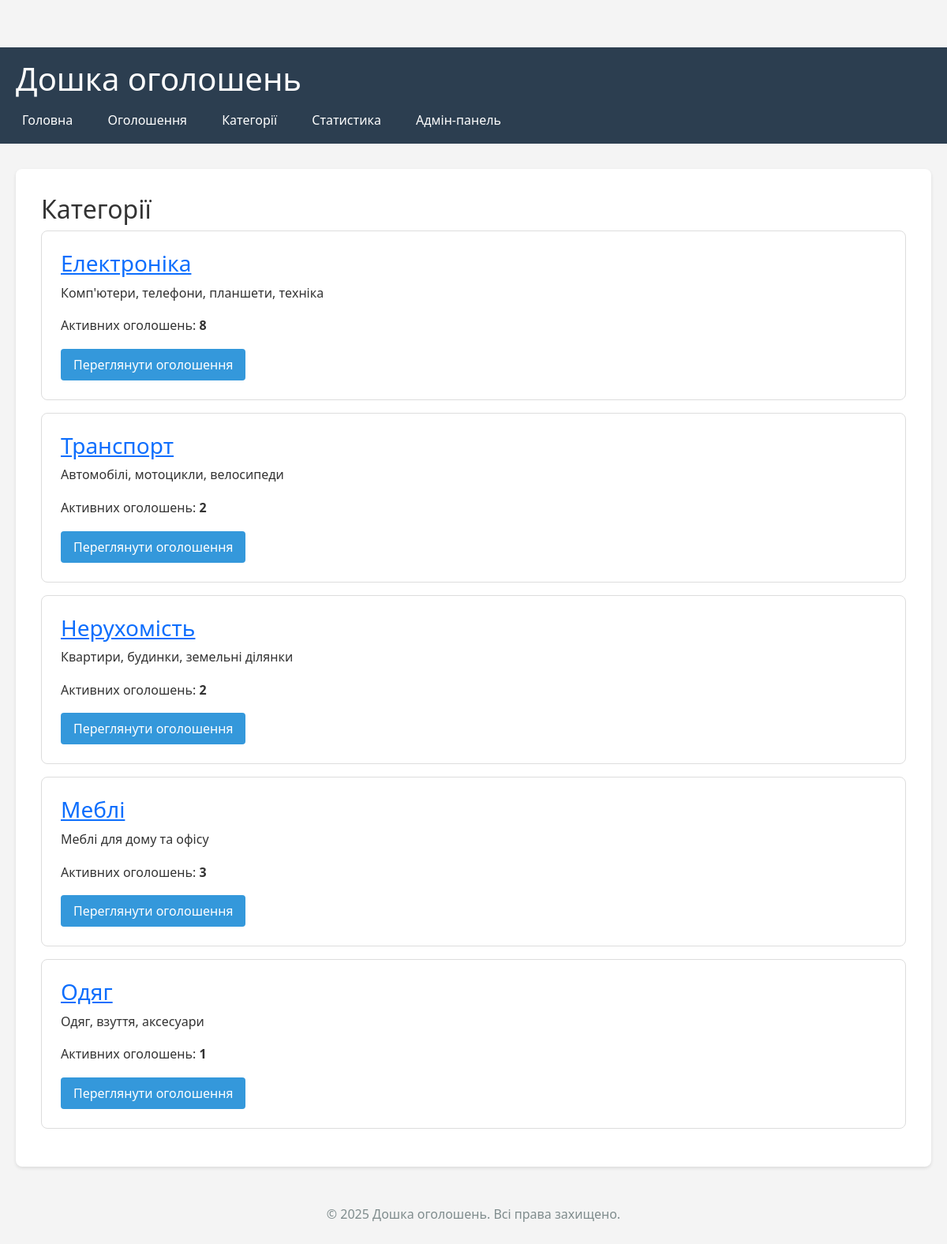
Page /categories/ on the committed database.
### board/models.py (models this page shows, shortened)
class Category(models.Model):
    name = models.CharField(
        max_length=100,
        unique=True,
        verbose_name='Назва категорії'
    )
    description = models.TextField(
        blank=True,
        verbose_name='Опис категорії'
    )
    class Meta:
        verbose_name = 'Категорія'
        verbose_name_plural = 'Категорії'
        ordering = ['name']

### board/views.py (the view)
# urls.py: path('categories/', views.category_list, name='category_list'),
def category_list(request: HttpRequest) -> HttpResponse:
    categories = Category.objects.annotate(
        active_ads_count=Count('ads', filter=Q(ads__is_active=True))
    )
    context = {
        'categories': categories,
        'title': 'Категорії'
    }
    return render(request, 'board/category_list.html', context)

### board/templates/board/category_list.html
{% extends 'board/base.html' %}
{% block content %}
<h2>Категорії</h2>
{% if categories %}
    {% for category in categories %}
    <div class="category-card">
        <h3><a href="{% url 'board:category_detail' category.id %}">{{ category.name }}</a></h3>
        {% if category.description %}
            <p>{{ category.description }}</p>
        {% endif %}
        <p class="meta">
            Активних оголошень: <strong>{{ category.active_ads_count }}</strong>
        </p>
        <a href="{% url 'board:category_detail' category.id %}" class="btn">Переглянути оголошення</a>
    </div>
    {% endfor %}
{% else %}
    <p>Категорій поки немає.</p>
{% endif %}
{% endblock %}

### board/static/board/css/base.css (style rules this page uses)
* { margin: 0; padding: 0; box-sizing: border-box; }
body { font-family: 'Segoe UI', Tahoma, Geneva, Verdana, sans-serif; line-height: 1.6; color: #333; background-color: #f4f4f4; padding-top: 60px; }
.btn { display: inline-block; padding: 0.5rem 1rem; background-color: #3498db; color: white; text-decoration: none; border-radius: 4px; transition: background-color 0.3s; border: none; cursor: pointer; }
.category-card { border: 1px solid #ddd; padding: 1.5rem; margin-bottom: 1rem; border-radius: 8px; background-color: #fff; }

### rows in the picture
Category: name "Електроніка", description "Комп'ютери, телефони, планшети, техніка", active_ads_count "8"
Category: name "Транспорт", description "Автомобілі, мотоцикли, велосипеди", active_ads_count "2"
Category: name "Нерухомість", description "Квартири, будинки, земельні ділянки", active_ads_count "2"
Category: name "Меблі", description "Меблі для дому та офісу", active_ads_count "3"
Category: name "Одяг", description "Одяг, взуття, аксесуари", active_ads_count "1"
